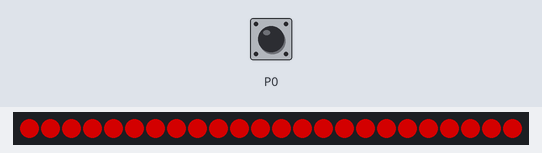
A program run on a simulated BBC micro:bit (MakeCode). On the bench: 24 RGB LEDs in strip order, left to right. The inputs (shaded band) are chosen by the test bench; at power-on: P0 HIGH. Dim RGB values are drawn brighter than linear.

Above: at 1.2 s.
1.3 s: P0 pulled LOW for 0.15 s
At 1.38 s:
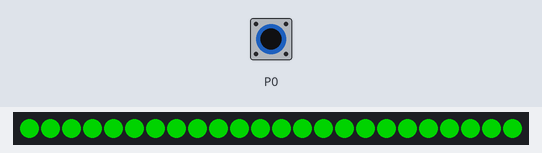
2.9 s: P0 pulled LOW for 3.2 s
Timing chart, 0 to 5.9 s (numbered marks = the images above; inputs shaded):
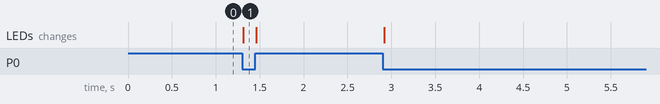

Measured:
- after the input at 1.3 s, the LEDs: change at once (image 1)

The program:

main.ts
```typescript
pins.setPull(DigitalPin.P0, PinPullMode.PullUp)
let strip = neopixel.create(DigitalPin.P0, 24, NeoPixelMode.RGB)
basic.forever(function () {
    if (pins.digitalReadPin(DigitalPin.P0) == 1) {
        strip.showColor(neopixel.colors(NeoPixelColors.Red))
    } else if (pins.digitalReadPin(DigitalPin.P0) != 1) {
        strip.showColor(neopixel.colors(NeoPixelColors.Green))
    }
})
```

test.ts
```typescript
// aquí va el archivo "tests"; esto no se compilará cuando este paquete se utilice como una extensión.
```
